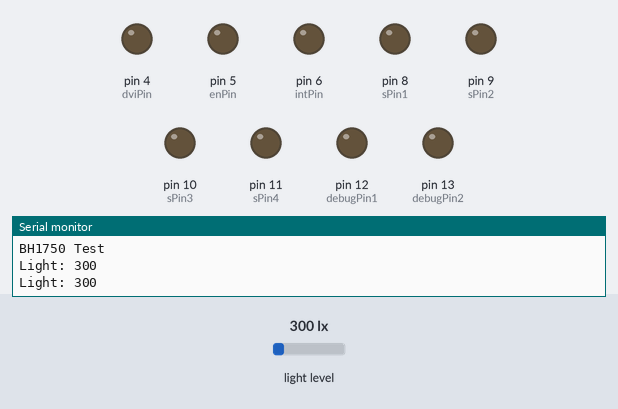
The sketch below on a simulated Arduino Uno, built with avr-gcc and run on an emulated ATmega328P. Shown: output pins drawn as LEDs (lit = HIGH), the last lines printed to the serial monitor. Dashed ring = blinking. The inputs (shaded band) are chosen by the test bench; at power-on: light level 300 lx.

Above: at 2.8 s.
2.9 s: light level set to 314 lx
At 4.8 s:
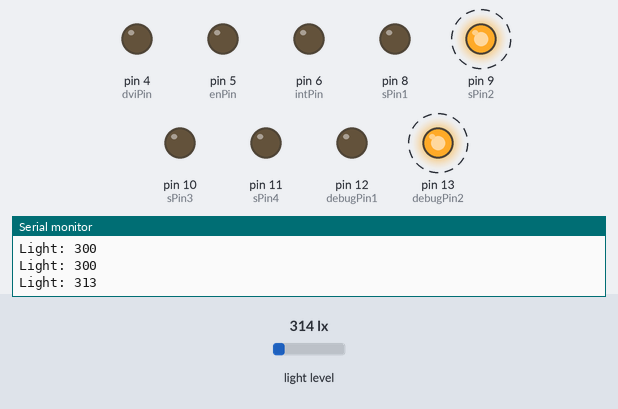
8.9 s: light level set to 40 lx
At 10.1 s:
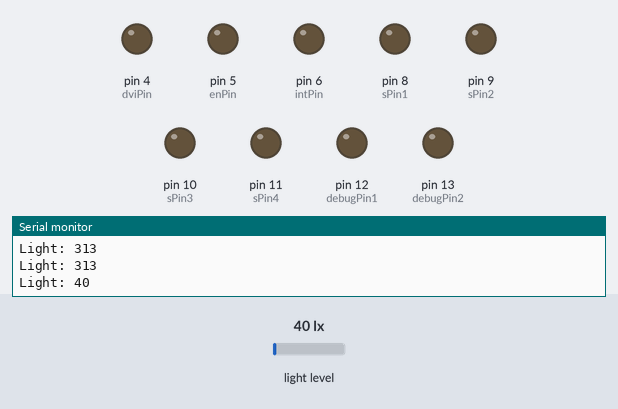
11.6 s: light level set to 500 lx
At 12.5 s:
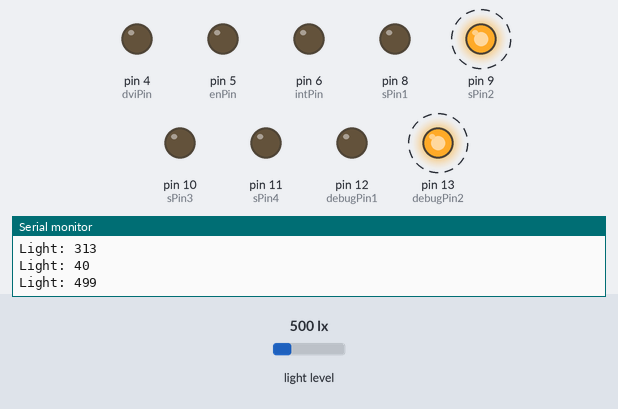
17.6 s: light level set to 280 lx
At 18.5 s:
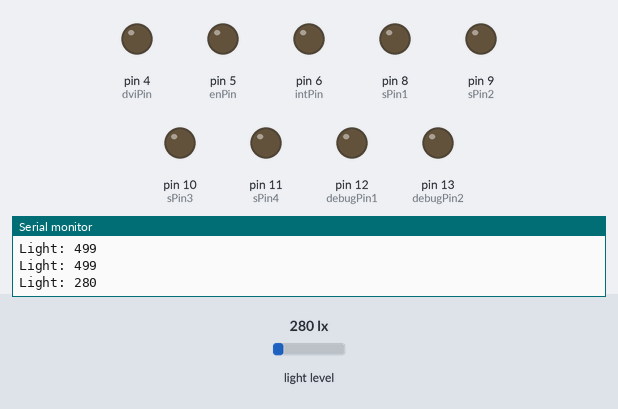
Timing chart, 0 to 20.6 s (numbered marks = the images above; inputs shaded):
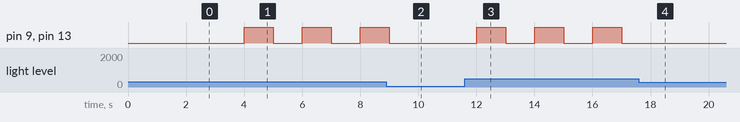

Measured:
- the behaviour switches between 301 and 302 lx on light level (found by bisection; images 0 and 1)
- after the input at 2.9 s, pin 9 (sPin2), pin 13 (debugPin2): alternates HIGH for 1.0 s and LOW for 1.0 s, starting after 1.1 s
- after the input at 8.9 s, pin 9 (sPin2), pin 13 (debugPin2): goes on until 9.0 s, then stays LOW
- after the input at 11.6 s, pin 9 (sPin2), pin 13 (debugPin2): alternates HIGH for 1.0 s and LOW for 1.0 s, starting after 0.41 s
- after the input at 17.6 s, pin 9 (sPin2), pin 13 (debugPin2): stops changing and stays LOW

The sketch:

solenoid_test.ino
```cpp
#include <Wire.h>
#include <BH1750.h>

BH1750 lightMeter(0x5c);

//INITIALISATION
//Pin Assignments
int dviPin = 4;
int enPin = 5;
int intPin = 6;
int sPin1 = 8;
int sPin2 = 9;
int sPin3 = 10;
int sPin4 = 11;
int debugPin1 = 12;
int debugPin2 = 13;
int analogPin1 = A0;
int analogPin2 = A1;
//Variables
float lbound = 0;
float ubound = 0;
float tau = 0;
uint16_t lux = 0;

//SETUP
void setup()
{
  Serial.begin(9600);

  // put your setup code here, to run once:
  pinMode(dviPin, OUTPUT);
  pinMode(enPin, OUTPUT);
  pinMode(intPin, OUTPUT);
  pinMode(sPin1, OUTPUT);
  pinMode(sPin2, OUTPUT);
  pinMode(sPin3, OUTPUT);
  pinMode(sPin4, OUTPUT);
  pinMode(debugPin1, OUTPUT);
  pinMode(debugPin2, OUTPUT);
  pinMode(LED_BUILTIN, OUTPUT);

  // Initialize the I2C bus (BH1750 library doesn't do this automatically)
  // On esp8266 devices you can select SCL and SDA pins using Wire.begin(D4, D3);
  Wire.begin();
  lightMeter.begin();
  Serial.println(F("BH1750 Test"));

  //Setup of valve is OFF
  digitalWrite(sPin1, LOW);
  digitalWrite(sPin2, LOW);
  digitalWrite(sPin3, LOW);
  digitalWrite(sPin4, LOW);
}

//LOOP
void loop()
{
  //BH1750 - reading light levels
  lux = lightMeter.readLightLevel();
  Serial.print("Light: ");
  Serial.println(lux);

  //Reading knobs & calculating tau wrt to lux levels
  if(lux > 300)
  {
    tau = 1000;
    digitalWrite(sPin2, HIGH);
    digitalWrite(LED_BUILTIN, HIGH);
    delay(tau);
    digitalWrite(sPin2, LOW);
    digitalWrite(LED_BUILTIN, LOW);
    delay(2000-tau);
  } else
  {
    //turning solenoid off
    digitalWrite(sPin2, LOW);
    digitalWrite(sPin3, LOW);
    digitalWrite(LED_BUILTIN, LOW);
    delay(2000);
  };
}
```
